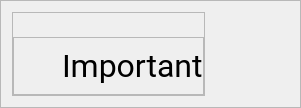
                <widget class="QFrame" name="frame_10">
                 <property name="frameShape">
                  <enum>QFrame::StyledPanel</enum>
                 </property>
                 <property name="frameShadow">
                  <enum>QFrame::Raised</enum>
                 </property>
                 <layout class="QHBoxLayout" name="horizontalLayout_5">
                  <item>
                   <widget class="QFrame" name="frame_6">
                    <property name="frameShape">
                     <enum>QFrame::StyledPanel</enum>
                    </property>
                    <property name="frameShadow">
                     <enum>QFrame::Raised</enum>
                    </property>
                    <layout class="QVBoxLayout" name="verticalLayout_16">
                     <property name="spacing">
                      <number>0</number>
                     </property>
                     <property name="leftMargin">
                      <number>0</number>
                     </property>
                     <property name="topMargin">
                      <number>0</number>
                     </property>
                     <property name="rightMargin">
                      <number>0</number>
                     </property>
                     <property name="bottomMargin">
                      <number>0</number>
                     </property>
                     <item alignment="Qt::AlignLeft">
                      <widget class="QPushButton" name="men0_Important">
                       <property name="cursor">
                        <cursorShape>PointingHandCursor</cursorShape>
                       </property>
                       <property name="styleSheet">
                        <string notr="true">border-radius: 5; padding: 5px;</string>
                       </property>
                       <property name="icon">
                        <iconset resource="resource.qrc">
                         <normaloff>:/i/resources/icons/menu.png</normaloff>:/i/resources/icons/menu.png</iconset>
                       </property>
                       <property name="iconSize">
                        <size>
                         <width>20</width>
                         <height>20</height>
                        </size>
                       </property>
                      </widget>
                     </item>
                     <item>
                      <widget class="QFrame" name="frame_11">
                       <property name="frameShape">
                        <enum>QFrame::StyledPanel</enum>
                       </property>
                       <property name="frameShadow">
                        <enum>QFrame::Raised</enum>
                       </property>
                       <layout class="QHBoxLayout" name="horizontalLayout_8">
                        <property name="leftMargin">
                         <number>0</number>
                        </property>
                        <property name="rightMargin">
                         <number>0</number>
                        </property>
                        <item>
                         <widget class="QPushButton" name="pushButton">
                          <property name="styleSheet">
                           <string notr="true">padding:5px;border-radius:4px;border:0px;</string>
                          </property>
                          <property name="icon">
                           <iconset resource="resource.qrc">
                            <normaloff>:/i/resources/icons/star.png</normaloff>:/i/resources/icons/star.png</iconset>
                          </property>
                          <property name="iconSize">
                           <size>
                            <width>20</width>
                            <height>20</height>
                           </size>
                          </property>
                         </widget>
                        </item>
                        <item>
                         <widget class="QLabel" name="label_3">
                          <property name="font">
                           <font>
                            <family>Roboto</family>
                            <pointsize>24</pointsize>
                           </font>
                          </property>
                          <property name="text">
                           <string>Important</string>
                          </property>
                         </widget>
                        </item>
                       </layout>
                      </widget>
                     </item>
                    </layout>
                   </widget>
                  </item>
                  <item>
                   <spacer name="horizontalSpacer_3">
                    <property name="orientation">
                     <enum>Qt::Horizontal</enum>
                    </property>
                    <property name="sizeHint" stdset="0">
                     <size>
                      <width>40</width>
                      <height>20</height>
                     </size>
                    </property>
                   </spacer>
                  </item>
                  <item>
                   <widget class="QPushButton" name="set3_Important">
                    <property name="sizePolicy">
                     <sizepolicy hsizetype="Minimum" vsizetype="Fixed">
                      <horstretch>0</horstretch>
                      <verstretch>0</verstretch>
                     </sizepolicy>
                    </property>
                    <property name="cursor">
                     <cursorShape>PointingHandCursor</cursorShape>
                    </property>
                    <property name="styleSheet">
                     <string notr="true">border-radius: 5px;  padding: 3px;
</string>
                    </property>
                    <property name="text">
                     <string/>
                    </property>
                    <property name="icon">
                     <iconset resource="resource.qrc">
                      <normaloff>:/i/resources/icons/more-horizontal.png</normaloff>:/i/resources/icons/more-horizontal.png</iconset>
                    </property>
                    <property name="iconSize">
                     <size>
                      <width>30</width>
                      <height>30</height>
                     </size>
                    </property>
                   </widget>
                  </item>
                 </layout>
                </widget>
